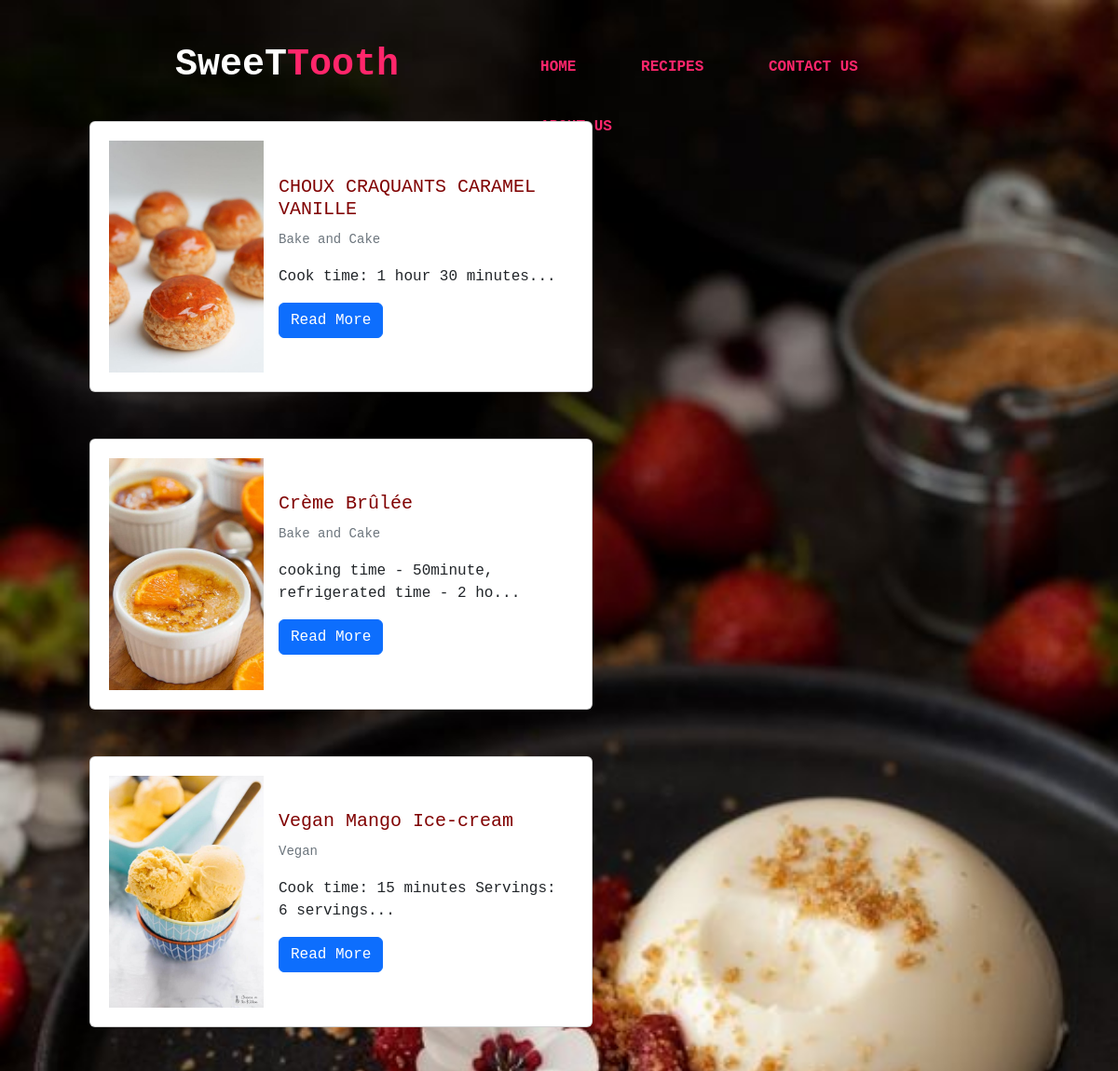
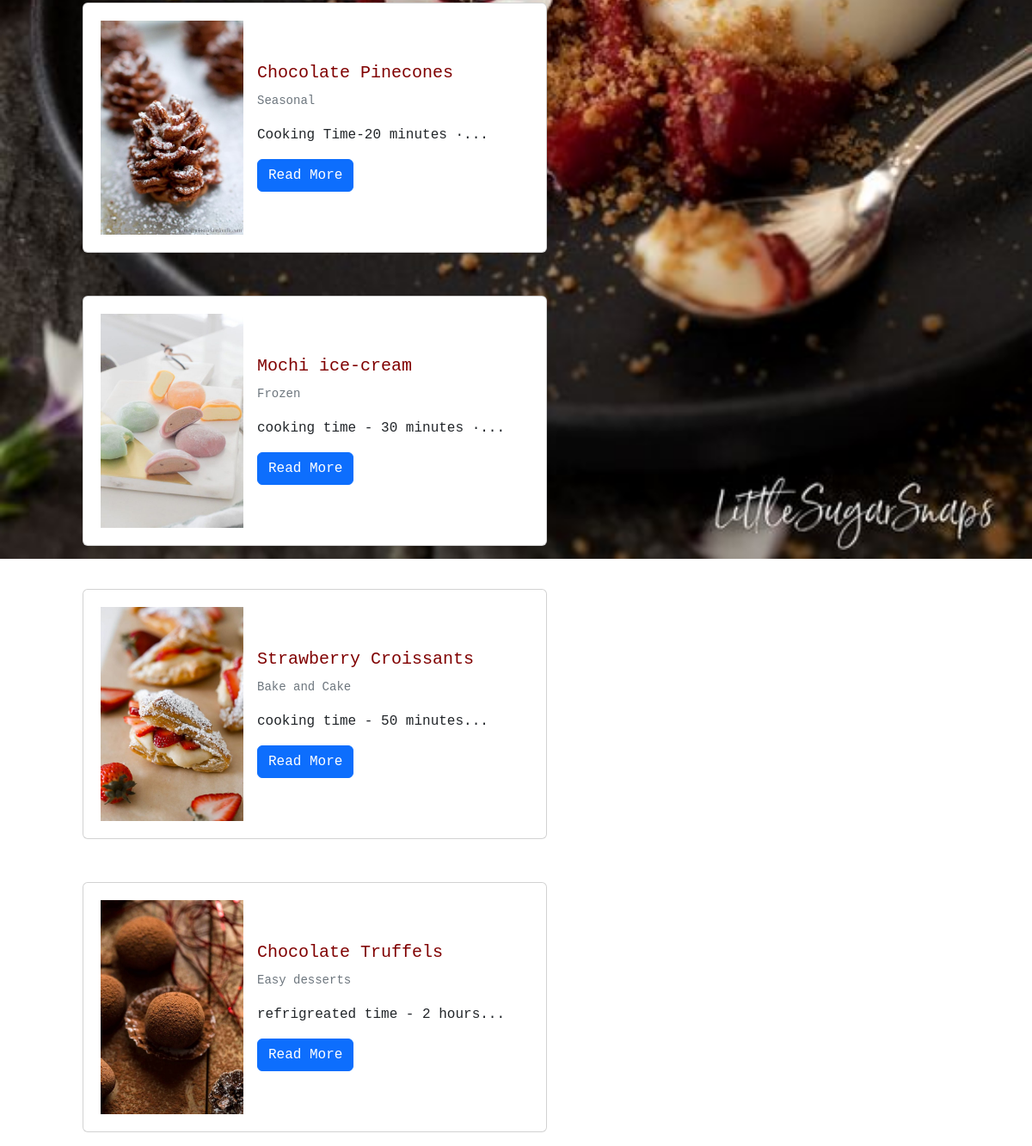
Screenshot of /recipe/ with the database file from the repository (2 pictures, top to bottom).
### recipes/models.py (models this page shows, shortened)
class Recipe(models.Model):
    name = models.CharField(max_length=50 , blank = False , null = False)
    label = models.ForeignKey(Label,on_delete=models.CASCADE)
    slug = models.SlugField(unique=True)
    serving = models.IntegerField(blank = True,null = True)
    description  =models.TextField(max_length = 300,blank = True , null = True)
    ingredient =models.TextField(blank = True,null = True)
    method = models.TextField(blank = False , null = False)
    image = models.ImageField(upload_to = 'upload/',blank = True , null = True)
    def snippet(self):
        return self.description[:50]+'...'

class Label(models.Model):
   name = models.CharField(max_length=50,null = False,blank =False)
   def __str__(self):
        return self.name

### recipes/views.py (the view)
# urls.py: path('',views.recipe_list,name = "recipe"),
def recipe_list(request:HttpRequest):
    recipes=[]
    if 'category' in request.GET:
      recipes = Recipe.objects.all().filter(label_id =request.GET['category'])
    else:
      recipes = Recipe.objects.all()
    return render(request,'recipes/recipes.html',{'recipes':recipes,})

### recipes/templates/recipes/recipes.html (shortened to what this page needs)
{%load static %}
<!DOCTYPE HTML>
<html>
<head>
    <link rel ="stylesheet" href = "{% static '/css/recipe.css'%}"/>
  <link rel = "stylesheet" href ="https://cdnjs.cloudflare.com/ajax/libs/font-awesome/6.2.0/css/all.min.css"/>
<link href="https://cdn.jsdelivr.net/npm/bootstrap@5.2.2/dist/css/bootstrap.min.css" rel="stylesheet">
</head>
<body>
  <div class = "menu__bar">
    <label class="logo"><span style = "color:white"> SweeT</span><span style ="color:#ff266b">Tooth</span></label>
<ul>
    <li><a href = "{% url "home"%}">Home</a></li>
    <li>
        <a href = "http://localhost:8000/recipe" data-bs-toggle="dropdown" aria-expanded="false">
         Recipes
        </a>
    </li>
    <li><a href = "http://localhost:8000/contact/" >Contact Us</a></li>
    <li><a href ="http://localhost:8000/about/" >About us</a></li>
    </ul>
</div>
<div class = "row">
<div class = "col">
 {%block content %}
 {%for recipe in recipes%}
<div class="card mb-3" style="max-width: 540px;margin-top:50px;padding:20px" >
    <div class="row g-0">
      <div class="col-md-4">
        <img src="{{recipe.image.url}}" style="width:100%" >
      </div>
      <div class="col-md-8">
        <div class="card-body"  >
          <h5 class="card-title" style = "color:maroon;font-weight:300;">{{recipe.name}}</h5>
          <p class="card-text"><small class="text-muted">{{recipe.label}}</small></p>
          <p >{{recipe.snippet}}</p>
          <a href="{%url 'recipe_details' id=recipe.id %}" class="btn btn-primary">Read More</a>
        </div>
      </div>
    </div>
     </div>
       {%endfor%}
     {%endblock content%}
     </div>
    </div></div>
</body>
</html>

### static/css/recipe.css (style rules this page uses)
* { padding:0 ; margin:0; font-family:'Courier New', Courier, monospace; background-repeat:no-repeat; box-sizing : boder-box }
body { width: 100%; height: 100vh; background:white; background-image: url('/static/images/panna.jpg'); background-repeat: no-repeat; background-size: cover; padding-left: 8%; padding-right: 8%; box-sizing: border-box; }
.menu__bar { height: 80px; display : flex; padding-top : 40px; padding-left: 2px; padding-right:100px; justify-content: space-between; }
label.logo { font-size: 40px; padding:0 90px; font-weight: bolder; }
.menu__bar ul li { list-style-type: none; }
.menu__bar ul li { list-style-type: none; display: inline-block; margin: 20px; position: relative; }
.menu__bar ul li a { text-decoration:none; color:#ff266b; text-transform: uppercase; font-weight: bold; font-size: medium; padding :10px; border-radius:15px; }
.row { display:flex ; height: 68%; align-items: center; }
.col { flex-basis: 50%; }

### rows the page displays
Recipe: image (picture), name "CHOUX CRAQUANTS CARAMEL VANILLE", label "Bake and Cake", snippet "Cook time: 1 hour 30 minutes..."
Recipe: image (picture), name "Crème Brûlée", label "Bake and Cake", snippet "cooking time - 50minute, refrigerated time - 2 ho..."
Recipe: image (picture), name "Vegan Mango Ice-cream", label "Vegan", snippet "Cook time: 15 minutes Servings: 6 servings..."
Recipe: image (picture), name "Chocolate Pinecones", label "Seasonal", snippet "Cooking Time-20 minutes ·..."
Recipe: image (picture), name "Mochi ice-cream", label "Frozen", snippet "cooking time - 30 minutes ·..."
Recipe: image (picture), name "Strawberry Croissants", label "Bake and Cake", snippet "cooking time - 50 minutes..."
Recipe: image (picture), name "Chocolate Truffels", label "Easy desserts", snippet "refrigreated time - 2 hours..."
